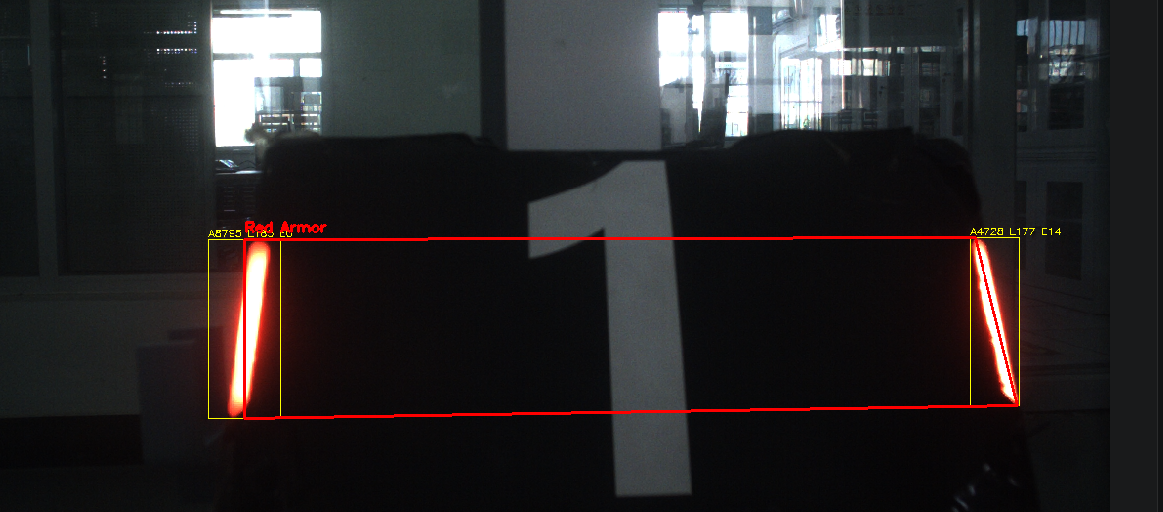
//> input picture result.png, 1163 x 512 px
$ ./main -p ../result.png   (built with g++ and OpenCV 4)
//> lines starting //> are read from the running program, lines starting //| are printed output that depends on the picture; after the words box and inside, x2 and y2 are one past the last pixel; in counts of white or black regions, pixels touching at a corner belong together
#include <iostream>
#include <unordered_map>
#include <string>
#include <cstdlib>
#include <cstring>
#include <chrono>
#include <memory>
#include <cmath>
#include <vector>
#include <utility>

#include <opencv2/opencv.hpp>

using namespace std;

// ==========================================
// 1. 结构体与全局变量声明
// ==========================================
struct Node {
    string op_name;
    unique_ptr<cv::Mat> img;
    chrono::steady_clock::duration dt;
    string demonstration;

    Node() {}
    Node(string name, cv::Mat im, chrono::steady_clock::duration dtime, string demo = "") {
        op_name = name;
        img = make_unique<cv::Mat>(im);
        dt = dtime;
        demonstration = demo;
    }
};

// 专门用于局部计时的 RAII 结构体
struct InlineTimer {
    string name;
    chrono::steady_clock::time_point start;
    chrono::steady_clock::time_point end;

    void stopTimer_pushImg(cv::Mat& img, string demonstration = "") {
        end = chrono::steady_clock::now();
        // 声明在下方的全局回溯记录
        extern vector<unique_ptr<Node>> mmry;
        mmry.push_back(make_unique<Node>(name, img.clone(), end - start, demonstration));
    }

    InlineTimer(string name) {
        this->name = name;
        start = chrono::steady_clock::now();
    }
};

// 全局回溯记录向量
vector<unique_ptr<Node>> mmry;

// ==========================================
// 2. 函数声明
// ==========================================
void equalizeHist(cv::Mat& src);
void gammaCorrect(cv::Mat& src, double gamma);
void gsBlur(cv::Mat& src);
void mask(cv::Mat& src);
void convertColor(cv::Mat& src, int code);
cv::Mat predo(cv::Mat& src);
void threshold(cv::Mat& src, int thresh = 180, int type = cv::THRESH_TOZERO);
cv::Rect expandRoi(const cv::Rect& rect, const cv::Size& image_size, double scale);
void alignRoi(cv::Rect& rect);
vector<cv::Mat> split_mask(cv::Mat& src);
cv::Mat split_red(cv::Mat& src);
cv::Mat split_blue(cv::Mat& src);
cv::Mat split_overexpose(cv::Mat& src_hsv);
pair<vector<vector<cv::Point>>, vector<vector<cv::Point>>> split_red_blue(cv::Mat src_hsv, vector<vector<cv::Point>> contours);
void erode(cv::Mat& src);
void open(cv::Mat& src);
void close(cv::Mat& src);
cv::Mat edge(cv::Mat& src, int min, int max);
vector<vector<cv::Point>> contour(cv::Mat& src, cv::Mat backg, bool is_hsv = false);
cv::Rect trans_contour2rect(vector<cv::Point> contour);
cv::RotatedRect trans_contour2rotatedRect(vector<cv::Point> contour);
bool filter_contour(vector<cv::Point> contour);
vector<pair<cv::Rect, cv::Rect>> geo_armorDetect(vector<vector<cv::Point>>& candidates);
float getLongSideAngle(const cv::RotatedRect& rect);
void draw_rect(cv::Mat& src, cv::Rect rect, cv::Scalar color);
void draw_box(cv::Mat& src, pair<cv::Rect, cv::Rect>& armor, cv::Scalar color = cv::Scalar(255, 0, 0), string label = "Armor");

void goback();
void detect_img(cv::Mat& img);

// ==========================================
// 3. 主函数 (Main)
// ==========================================
int main(int argc, char** argv) {
    if (argc <= 2) {
        cout << "Usage:\n  Image Mode: ./armor_detect -p <image_path>\n  Video Mode: ./armor_detect -v <video_path>" << endl;
        return 0;
    }

#ifdef _WIN32
    system("cls");
#else
    system("clear");
#endif

    if (strcmp(argv[1], "-p") == 0) {
        cv::Mat img = cv::imread(argv[2]);
//> img is the input picture: 512 rows x 1163 cols, CV_8UC3; mean B, G, R 41, 40.2, 42.9
        if (img.empty()) {
            cout << "Failed to load image: " << argv[2] << endl;
            return -1;
        }
        mmry.clear();
        detect_img(img);
    }
    else if (strcmp(argv[1], "-v") == 0) {
        cv::VideoCapture vio(argv[2]);
        if (!vio.isOpened()) {
            cout << "Failed to open video: " << argv[2] << endl;
            return -1;
        }
        mmry.clear();

        // 视频写入配置 (保存输出)
        auto output = cv::VideoWriter("output.mp4", cv::VideoWriter::fourcc('M','P','4','V'),
                        vio.get(cv::CAP_PROP_FPS),
                        cv::Size(vio.get(cv::CAP_PROP_FRAME_WIDTH), vio.get(cv::CAP_PROP_FRAME_HEIGHT)));

        while(1) {
            mmry.clear();
            cv::Mat frame;
            vio >> frame;
            if (frame.empty()) break;

            detect_img(frame);

            cv::imshow("Real-time Detection", frame);
            if (!output.isOpened()) {
                // 如果尺寸因为缩放改变了，动态重构写入器
                output.open("output.mp4", cv::VideoWriter::fourcc('M','P','4','V'), vio.get(cv::CAP_PROP_FPS), frame.size());
            }
            output << frame;

            int y = cv::waitKey(1);
            if (y == 'o' || y == 27) break; // 按 'o' 或 ESC 退出
        }
    }

    // 进入调试回溯交互模式
    while(1) {
        cout << "\n==========================================" << endl;
        cout << "Press 'o' to exit.\nPress 'g' to enter Step-by-Step Backtrack mode." << endl;
        int k = cv::waitKey(0);
        if (k == 'o' || k == 27) {
            break;
        }
        if (k == 'g') {
            goback();
        }
    }
    return 0;
}

// ==========================================
// 4. 核心图像检测流水线 (含大图缩放优化)
// ==========================================
void detect_img(cv::Mat& img) {
    // 【核心改进】：实现大图变小图的思路。如果图像宽度超过 1280 像素，等比例缩放
    int target_width = 1280;
    if (img.cols > target_width) {
        double scale = static_cast<double>(target_width) / img.cols;
        int target_height = static_cast<int>(img.rows * scale);
        cv::resize(img, img, cv::Size(target_width, target_height), 0, 0, cv::INTER_LINEAR);
    }

    // 提高图像对比度
    gammaCorrect(img, 2.0);

    // 转换色彩空间（直接处理，不进行多余的 clone）
    cv::Mat hsv;
    cv::cvtColor(img, hsv, cv::COLOR_BGR2HSV);

    // 提取高亮（过暴）灯条区域
    cv::Mat hsv_v = split_overexpose(hsv);

    // 提取灯条的外轮廓
    auto contours = contour(hsv_v, hsv, true);
    if (contours.empty()) {
        cv::imshow("result", img);
        return;
    }

    // 灯条颜色红蓝分离
    pair<vector<vector<cv::Point>>, vector<vector<cv::Point>>> rect = split_red_blue(hsv, contours);

    // 红色装甲板几何配对并绘制
    vector<pair<cv::Rect, cv::Rect>> armors_red = geo_armorDetect(rect.first);
    for (auto& armor : armors_red) {
        draw_box(img, armor, cv::Scalar(0, 0, 255), "Red Armor");
    }

    // 蓝色装甲板几何配对并绘制
    vector<pair<cv::Rect, cv::Rect>> armors_blue = geo_armorDetect(rect.second);
    for (auto& armor : armors_blue) {
        draw_box(img, armor, cv::Scalar(255, 0, 0), "Blue Armor");
    }

    cv::imshow("result", img);
}

// ==========================================
// 5. 功能算子具体实现
// ==========================================

void gammaCorrect(cv::Mat& src, double gamma) {
//> called with gamma = 2
    InlineTimer t("gammaCorrect");
    cv::Mat lookupTable(1, 256, CV_8U);
    uchar* p = lookupTable.ptr();
    for (int i = 0; i < 256; ++i) {
        p[i] = cv::saturate_cast<uchar>(pow(i / 255.0, gamma) * 255.0);
    }
    cv::Mat tmp;
    cv::LUT(src, lookupTable, tmp);
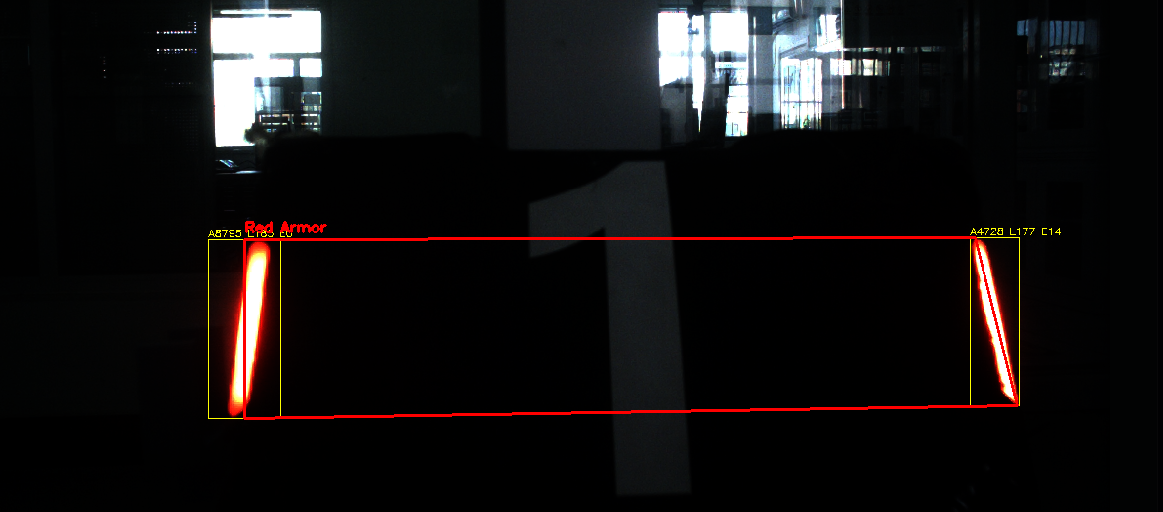
//> tmp: 512 rows x 1163 cols, CV_8UC3; mean B, G, R 18.4, 18.3, 20.7
    src = tmp;
    t.stopTimer_pushImg(tmp);
//> in detect_img, `cv::cvtColor(img, hsv, cv::COLOR_BGR2HSV);`: hsv: 512 rows x 1163 cols, CV_8UC3; mean H, S, V 53.8, 88.7, 23.2
}

// [71 lines left out: functions gsBlur, mask, threshold, expandRoi, alignRoi, split_red and 1 more, not called in this run]

cv::Mat split_overexpose(cv::Mat& src_hsv) {
    InlineTimer t("split_overexpose");

    // 【性能优化】：直接抠出 V 通道，代替原先的全局分离
    cv::Mat channel_v;
    cv::extractChannel(src_hsv, channel_v, 2);
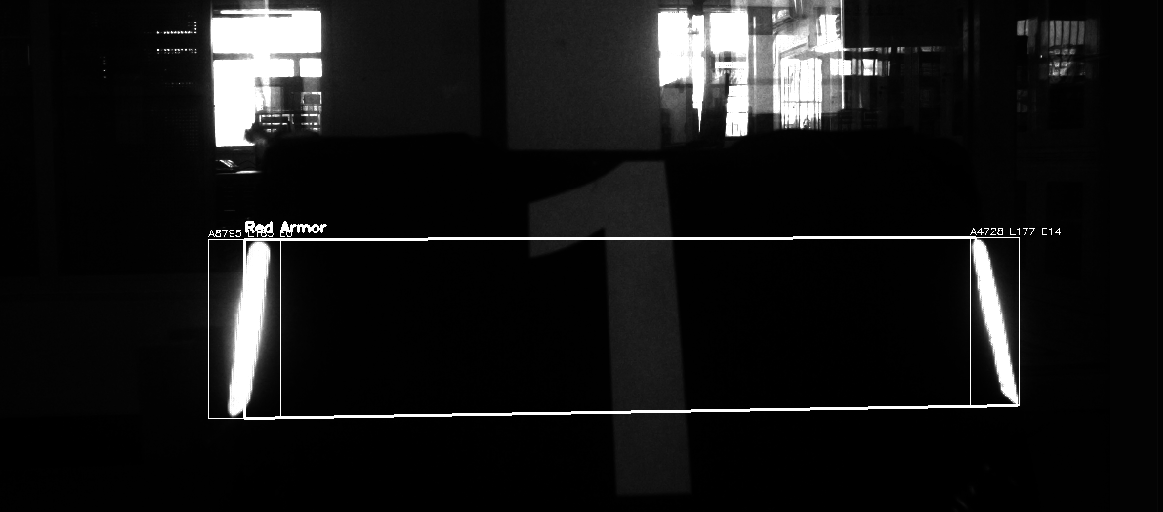
//> channel_v: 512 rows x 1163 cols, CV_8UC1; min 0, max 255, mean 23.2

    cv::Mat v_mask;
    cv::threshold(channel_v, v_mask, 220, 255, cv::THRESH_BINARY);
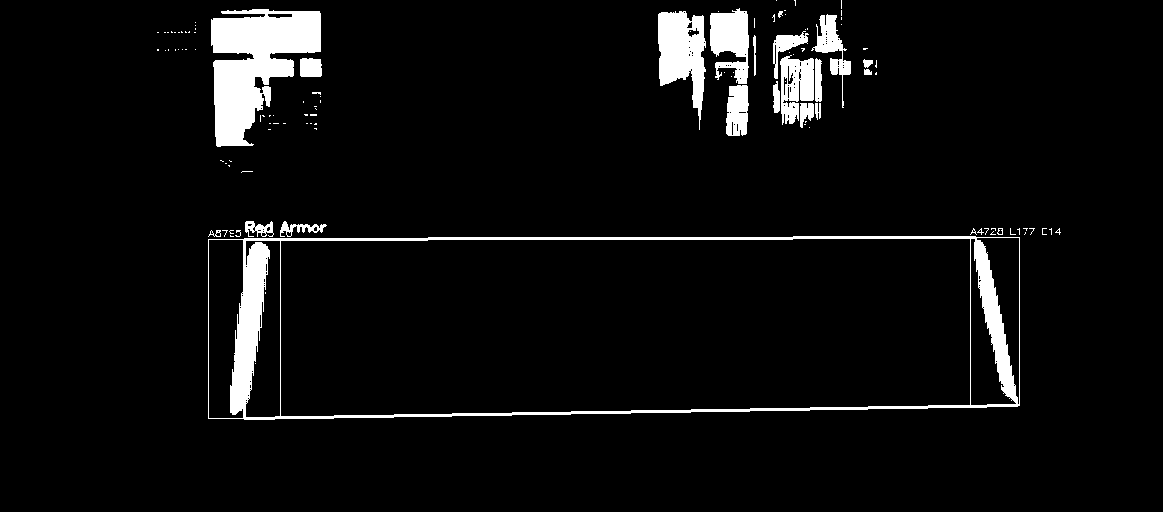
//> v_mask: 512 rows x 1163 cols, CV_8UC1; 5.4% white; 113 white regions (91 under 20 px), largest, box (x1, y1, x2, y2) and area: (208, 236, 1020, 420) 11360, (211, 9, 321, 147) 8809, (658, 11, 706, 130) 3267

    // 闭运算：连接可能断开的过暴灯条中心区域
    cv::Mat kernel_close = cv::getStructuringElement(cv::MORPH_RECT, cv::Size(5, 5));
    cv::morphologyEx(v_mask, v_mask, cv::MORPH_CLOSE, kernel_close);

    // 开运算：消去细小的发光噪点
    cv::Mat kernel_open = cv::getStructuringElement(cv::MORPH_RECT, cv::Size(2, 2));
    cv::morphologyEx(v_mask, v_mask, cv::MORPH_OPEN, kernel_open);
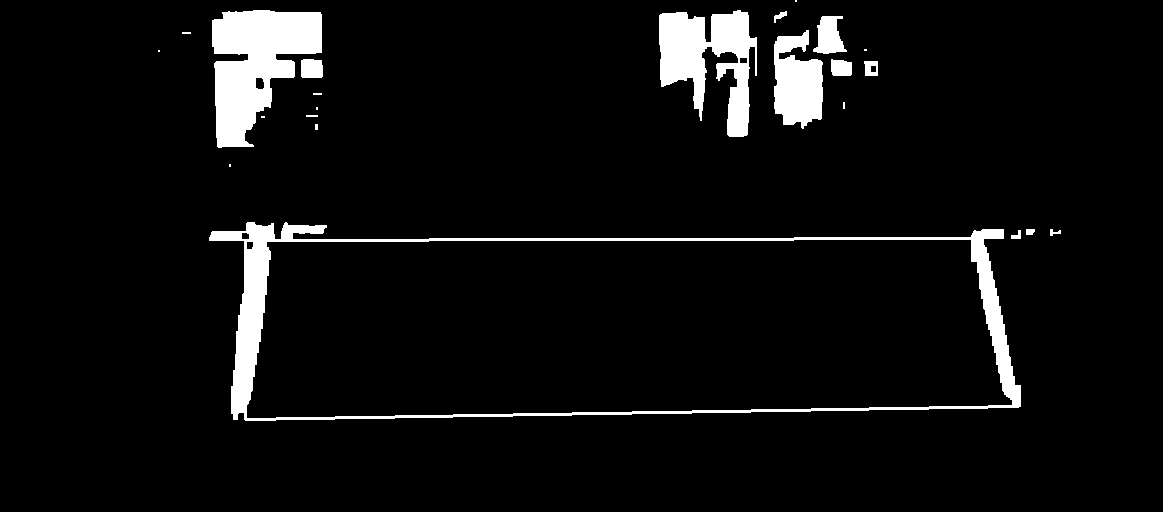
//> v_mask: 512 rows x 1163 cols, CV_8UC1; 5.7% white; 23 white regions (10 under 20 px)

    t.stopTimer_pushImg(v_mask);
    return v_mask;
}

pair<vector<vector<cv::Point>>, vector<vector<cv::Point>>> split_red_blue(cv::Mat src_hsv, vector<vector<cv::Point>> contours) {
    InlineTimer t("split_red_blue");
    vector<vector<cv::Point>> red_rect, blue_rect;
    cv::Mat canvas = src_hsv.clone();

    for (const auto& i : contours) {
        if (!filter_contour(i)) continue;
        auto rect = cv::boundingRect(i);
        if (rect.area() <= 0) continue;

        string dem;
        rect = expandRoi(rect, src_hsv.size(), 1.5); // 稍微放大以便采集灯条周围环境色
        cv::Mat roi = src_hsv(rect);

        int red_count = cv::countNonZero(split_red(roi));
        int blue_count = cv::countNonZero(split_blue(roi));

        if (red_count > blue_count) {
            red_rect.push_back(i);
            dem = "Detected Red LightBar";
        } else if (blue_count > red_count) {
            blue_rect.push_back(i);
            dem = "Detected Blue LightBar";
        }

        cv::rectangle(canvas, rect, cv::Scalar(0, 255, 0), 2);
        t.stopTimer_pushImg(canvas, dem);
    }
    return {red_rect, blue_rect};
}

// [4 lines left out: function erode, not called in this run]

vector<vector<cv::Point>> contour(cv::Mat& src, cv::Mat backg, bool is_hsv) {
//> called with is_hsv = true
    InlineTimer t("contour");
    cv::Mat gray = src.clone();
    if (!is_hsv) {
        if (src.channels() == 3)
            cv::cvtColor(src, gray, cv::COLOR_BGR2GRAY);
        threshold(gray, 160, cv::THRESH_BINARY);
    }
    vector<vector<cv::Point>> contours;
    cv::findContours(gray, contours, cv::RETR_EXTERNAL, cv::CHAIN_APPROX_SIMPLE);
//> contours = 23 contours, 11 with area under 20; largest, box (x1, y1, x2, y2) and area: (209, 222, 1021, 421) 135626, (212, 10, 322, 148) 8954, (659, 10, 757, 137) 6328, (774, 30, 823, 129) 3346, (813, 16, 847, 54) 768

    cv::Mat draw_canvas = backg.clone();
    for (size_t i = 0; i < contours.size(); ++i) {
        cv::drawContours(draw_canvas, contours, static_cast<int>(i), cv::Scalar(0, 255, 255), 2);
    }
//> this loop made 23 passes
//> draw_canvas: 512 rows x 1163 cols, CV_8UC3; mean H, S, V 52.8, 91.8, 24.9

    t.stopTimer_pushImg(draw_canvas);
//> the loop in split_red_blue, `for (const auto& i : contours)` made 23 passes
//> (area in filter_contour, rect in filter_contour, w in filter_contour, h in filter_contour, ratio in filter_contour) on passes 1, 12, 14, 19: (37.5, centre (1015.5, 234), size (8, 9), angle -90, 8, 9, 1.12), (170.5, centre (870.5, 68), size (14, 13), angle -90, 14, 13, 1.08), (362.5, centre (311.5, 68), size (18, 21), angle -90, 18, 21, 1.17), (767.5, centre (829.5, 34.5), size (37, 33), angle -90, 37, 33, 1.12)
//> (area in filter_contour, rect in filter_contour, w in filter_contour, h in filter_contour, ratio in filter_contour, w in getLongSideAngle, h in getLongSideAngle, angle in getLongSideAngle) on passes 2, 3, 13, 20: (25, centre (1055, 232), size (6, 10), angle -90, 6, 10, 1.67, 6, 10, -90), (36, centre (1030, 231.5), size (5, 8), angle -90, 5, 8, 1.6, 5, 8, -90), (285, centre (841, 67), size (16, 20), angle -90, 16, 20, 1.25, 16, 20, -90), (49, centre (779.5, 15.7), size (16, 5.9), angle -32.5, 16.03, 5.91, 2.71, 16.03, 5.91, -32.47)
//> after the loop in split_red_blue, `for (const auto& i : contours)`: red_rect = 0 contours
    return contours;
}

// 轮廓初步筛选（过滤太小的杂点与形状不符的块）
bool filter_contour(vector<cv::Point> contour) {
    double area = cv::contourArea(contour);
    // 【注意】图像缩小后，对应的有效面积阈值也需要适当缩小
    if (area <= 10.0 || area >= 2000.0) return false;

    auto rect = cv::minAreaRect(contour);
    float w = rect.size.width;
    float h = rect.size.height;
    if (w == 0 || h == 0) return false;

    float ratio = max(w, h) / min(w, h);
    if (ratio <= 1.2) return false;  // 过于接近正方形排除

    float long_side_angle = getLongSideAngle(rect);
    if (long_side_angle < 0) long_side_angle += 180.0f;
    if (long_side_angle > 90.0f) long_side_angle = 180.0f - long_side_angle;

    // 真正的机器灯条基本是垂直方向垂直的（允许有一定倾斜偏离）
    if (std::abs(long_side_angle - 90.0f) > 25.0f) return false;

    return true;
}

// 几何约束装甲板匹配
vector<pair<cv::Rect, cv::Rect>> geo_armorDetect(vector<vector<cv::Point>>& candidates) {
    vector<pair<cv::Rect, cv::Rect>> result;
    int n = candidates.size();
//> n = 0
    for (int i = 0; i < n; ++i) {
        auto rect1_rot = cv::minAreaRect(candidates[i]);
        auto rect1 = cv::boundingRect(candidates[i]);
        float len1 = max(rect1_rot.size.width, rect1_rot.size.height);
        float angle1 = getLongSideAngle(rect1_rot);

        for (int j = i + 1; j < n; ++j) {
            auto rect2_rot = cv::minAreaRect(candidates[j]);
            auto rect2 = cv::boundingRect(candidates[j]);
            float len2 = max(rect2_rot.size.width, rect2_rot.size.height);
            float angle2 = getLongSideAngle(rect2_rot);

            // 1. 左右两灯条长度差不能太大
            if (abs(len1 - len2) > 35) continue;

            // 2. 灯条平行度误差（角度差不能太大）
            float angle_diff = abs(angle1 - angle2);
            if (angle_diff > 90) angle_diff = 180 - angle_diff;
            if (angle_diff > 25) continue;

            // 3. 距离比例：中心点距离 / 平均长度
            float center_dist = static_cast<float>(cv::norm(rect1_rot.center - rect2_rot.center));
            float avg_len = (len1 + len2) / 2.0f;
            float ratio = center_dist / avg_len;
            if (ratio < 0.6f || ratio > 5.0f) continue;

            // 4. 两灯条高度（垂直错位）偏差不能太大
            float y_diff = abs(rect1_rot.center.y - rect2_rot.center.y);
            if (y_diff > avg_len * 0.8f) continue;

            result.push_back({rect1, rect2});
        }
    }
//> this loop made 0 passes
//> after the loop, result = 0 items
//> the Esc key is pressed
    return result;
}

float getLongSideAngle(const cv::RotatedRect& rect) {
    float w = rect.size.width;
    float h = rect.size.height;
    float angle = rect.angle;
    if (w >= h) {
        return angle;
    } else {
        return angle + 90.0f;
    }
}

// [44 lines left out: functions draw_box, goback, not called in this run]
